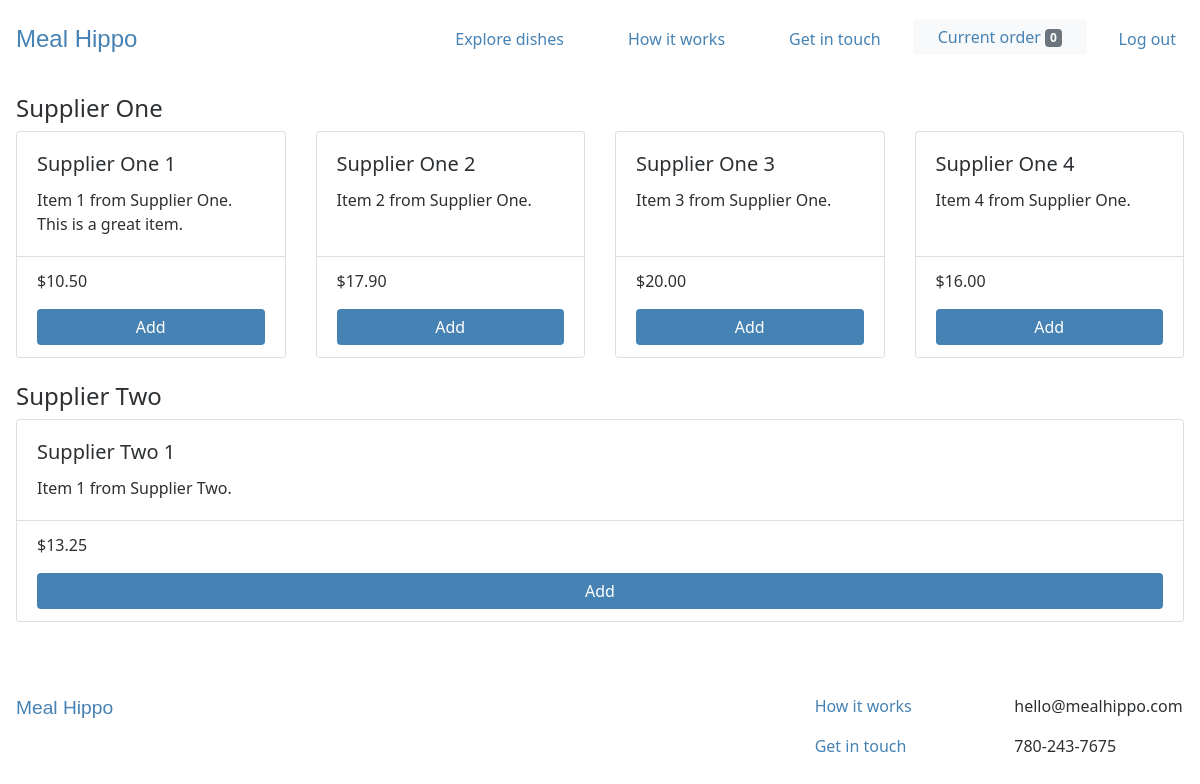
Page /order/items (signed in) on the earlier database version.
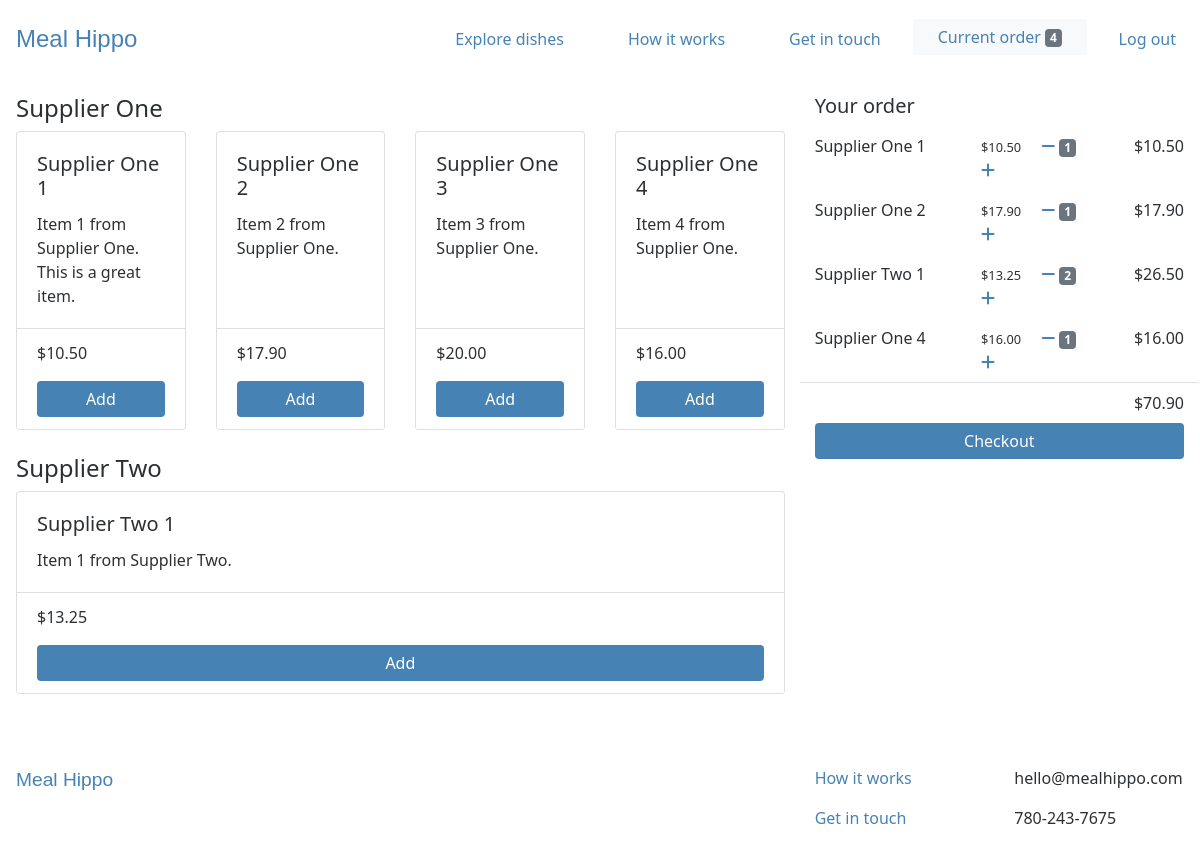
Same page on the later database version.
### users/models.py (models this page shows, shortened)
class CustomUser(AbstractBaseUser):
    email = models.EmailField(unique=True)
    is_active = models.BooleanField(default=True)
    is_admin = models.BooleanField(default=False)
    objects = CustomUserManager()
    USERNAME_FIELD = 'email'
    REQUIRED_FIELDS = []

### webplatform/models.py (models this page shows, shortened)
class Order(models.Model):
    user = models.ForeignKey(settings.AUTH_USER_MODEL, on_delete=models.CASCADE)
    items = models.ManyToManyField(OrderItem)
    delivery_date = models.DateField(null=True, default=timezone.now)
    delivery_time = models.TimeField(null=True, default=timezone.now)
    is_completed = models.BooleanField(default=False)
    created_at = models.DateTimeField(auto_now_add=True)
    modified_at = models.DateTimeField(auto_now=True)
    def get_total_order_price(self):
        total_order_price = 0
        for item in self.items.all():
            total_order_price += item.get_total_item_price()
        return total_order_price

class Supplier(models.Model):
    business_name = models.CharField(max_length=100)
    contact_name = models.CharField(max_length=100)
    contact_email = models.EmailField()
    contact_phone = models.CharField(max_length=20)
    contact_address = models.TextField()
    is_active = models.BooleanField()
    created_at = models.DateTimeField(auto_now_add=True)
    modified_at = models.DateTimeField(auto_now=True)

class Item(models.Model):
    supplier = models.ForeignKey(Supplier, on_delete=models.CASCADE)
    name = models.CharField(max_length=100)
    description = models.TextField()
    price = models.FloatField()
    is_active = models.BooleanField()
    created_at = models.DateTimeField(auto_now_add=True)
    modified_at = models.DateTimeField(auto_now=True)
    def get_add_to_order_url(self):
        return reverse("webplatform:add_to_order", kwargs={'pk': self.pk})
    def get_remove_from_order_url(self):
        return reverse("webplatform:remove_from_order", kwargs={'pk': self.pk})

class OrderItem(models.Model):
    user = models.ForeignKey(settings.AUTH_USER_MODEL, on_delete=models.CASCADE)
    item = models.ForeignKey(Item, on_delete=models.CASCADE)
    quantity = models.IntegerField(default=1)
    is_completed = models.BooleanField(default=False)
    def get_total_item_price(self):
        return self.quantity * self.item.price

### webplatform/views.py (the view)
# urls.py: path('order/items', views.OrderItemsView.as_view(), name='order_items_view'),
class OrderItemsView(ListView):
    model = models.Supplier
    template_name = 'webplatform/order_items_view.html'
    context_object_name = 'active_suppliers'
    def get_queryset(self):
        return models.Supplier.objects.filter(is_active=True)
    def get_context_data(self, **kwargs):
        context = super().get_context_data(**kwargs)
        if self.request.user.is_authenticated:
            order_qs = models.Order.objects.filter(user=self.request.user, is_completed=False)
            if order_qs.exists():
                order = order_qs[0]
                context['order'] = order
                order_items = order.items.all()
                context['order_items'] = order_items
        return context

### webplatform/templatetags/cart_templatetags.py (called while the page is built)
@register.filter
def cart_item_count(user):
    if user.is_authenticated:
        queryset = models.Order.objects.filter(user=user, is_completed=False)
        if queryset.exists():
            return queryset[0].items.count()
    return 0

### webplatform/templates/webplatform/order_items_view.html (shortened to what this page needs)
{% extends 'base.html' %}
{% load static %}
{% load humanize %}
{% block content %}
<div class="mt-3 mb-5 mx-3">
  <div class="row">
    {% if order_items %}
      <div class="col-8">
    {% else %}
      <div class="col">
    {% endif %}
      {% for active_supplier in active_suppliers %}
      <h4>{{ active_supplier.business_name }}</h4>
      <div class="card-deck mb-4">
        {% for item in active_supplier.item_set.all %}
        <div class="card">
          <div class="card-body">
            <h5 class="card-title">{{ item.name }}</h5>
            <p class="card-text">{{ item.description }}</p>
          </div>
          <div class="card-footer bg-white">
            <p class="card-text">${{ item.price|floatformat:2|intcomma }}</p>
            {% if user.is_authenticated %}
              <a href="{{ item.get_add_to_order_url }}" class="btn btn-primary w-100">Add</a>
            {% else %}
              <a href="{% url 'login' %}?next={% url 'webplatform:order_items_view' %}" class="btn btn-primary w-100">Add to order</a>
            {% endif %}
          </div>
        </div>
        {% endfor %}
      </div>
      {% endfor %}
    </div>
    {% if order_items %}
      <div class="col-4 sticky-top">
        <div class="sticky-top">
          <h5>
            Your order
          </h5>
          {% for order_item in order_items %}
            <div class="row py-2">
              <div class="col-5 text-left">
                {{ order_item.item.name }}
              </div>
              <div class="col-4 text-left">
                <small class="mr-3">${{ order_item.item.price|floatformat:2|intcomma }}</small>
                <a href="{{ order_item.item.get_remove_from_order_url }}"><i class="fas fa-minus"></i></a>
                <span class="badge badge-secondary">{{ order_item.quantity }}</span>
                <a href="{{ order_item.item.get_add_to_order_url }}"><i class="fas fa-plus"></i></a>
              </div>
              <div class="col-3 text-right">
                ${{ order_item.get_total_item_price|floatformat:2|intcomma }}
              </div>
            </div>
          {% endfor %}
          <div class="row border-top py-2">
            <div class="col text-right">
              ${{ order.get_total_order_price|floatformat:2|intcomma }}
            </div>
          </div>
          <a href="{% url 'webplatform:order_timing_view' %}" class="btn btn-primary w-100">Checkout</a>
        </div>
      </div>
    {% endif %}
  </div>
</div>
{% endblock %}

### templates/base.html (shortened to what this page needs)
{% load static %}
{% load cart_templatetags %}
<!DOCTYPE html>
<html lang="en" dir="ltr">
  <head>
    <link rel="stylesheet" href="https://stackpath.bootstrapcdn.com/bootstrap/4.4.1/css/bootstrap.min.css">
    <link rel="stylesheet" type="text/css" href="{% static 'style.css' %}">
  </head>
  <body>
    <nav class="navbar navbar-expand-md navbar-light py-3">
      <a class="navbar-brand" href="{% url 'webplatform:home_view' %}">Meal&nbsp;Hippo</a>
      <div class="collapse navbar-collapse" id="navbarText">
        <ul class="navbar-nav ml-auto">
          <li class="nav-item ml-5">
            <a class="nav-link" href="{% url 'webplatform:order_items_view' %}">Explore dishes</a>
          </li>
          <li class="nav-item ml-5">
            <a class="nav-link" href="{% url 'webplatform:support_view' %}">How it works</a>
          </li>
          <li class="nav-item ml-5">
            <a class="nav-link" href="{% url 'webplatform:contact_view' %}">Get in touch</a>
          </li>
          {% if user.is_authenticated %}
            <li class="nav-item ml-4">
              <a href="{% url 'webplatform:order_items_view' %}">
                <button type="button" class="btn btn-light">
                  Current order <span class="badge badge-secondary">{{ request.user|cart_item_count }}</span>
                </button>
              </a>
            </li>
            <li class="nav-item ml-4">
              <a class="nav-link" href="{% url 'logout' %}">Log out</a>
            </li>
          {% endif %}
        </ul>
      </div>
    </nav>
    {% block content %}
    {% endblock %}
    <footer class="my-4 mx-3 text-center text-md-left">
      <div class="row">
        <div class="col-lg-8 col-sm mb-5">
          <span class="logo">
            <a href="{% url 'webplatform:home_view' %}">Meal&nbsp;Hippo</a>
          </span>
        </div>
        <div class="col-lg-2 col-sm">
          <p><a href="{% url 'webplatform:support_view' %}">How it works</a></p>
          <p><a href="{% url 'webplatform:contact_view' %}">Get in touch</a></p>
        </div>
        <div class="col-lg-2 col-sm">
          <p>hello@mealhippo.com</p>
          <p>780-243-7675</p>
        </div>
      </div>
    </footer>
  </body>
</html>

### static/style.css (style rules this page uses)
body { color: #2D3033; font-family: "Lucida Grande", "Lucida Sans Unicode", "Lucida Sans", "Segoe UI", Geneva, Frutiger, Verdana, "Helvetica Neue", Arial, sans-serif; font-size: 16px; }
a, .btn-link { color: steelblue; }
.navbar-light .navbar-brand, .logo a { color: steelblue; font-size: 1.5em; font-family: "Arial Rounded MT Bold", "Helvetica Rounded", Arial, sans-serif; }
.logo a { font-size: 1.2em; }
.navbar-nav .nav-item a.nav-link { color: steelblue; }
.btn-primary { background: steelblue; border: none; padding-left: 25px; padding-right: 25px; }
.btn-light { color: steelblue; border: none; padding-left: 25px; padding-right: 25px; }

Differences in the rows shown:
changed CustomUser: user|cart_item_count "0" → "4"
added OrderItem: item.name "Supplier One 1", item.price "10.50", quantity "1", get_total_item_price "10.50"
added OrderItem: item.name "Supplier One 2", item.price "17.90", quantity "1", get_total_item_price "17.90"
added OrderItem: item.name "Supplier Two 1", item.price "13.25", quantity "2", get_total_item_price "26.50"
added OrderItem: item.name "Supplier One 4", item.price "16.00", quantity "1", get_total_item_price "16.00"
now on this page (row edited): Order: get_total_order_price "70.90"
Other differences:
text now shown: "Your order $ Checkout"
